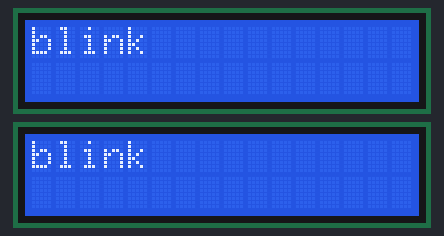
Recording of a sketch running on a simulated Arduino Uno, built with avr-gcc and run on an emulated ATmega328P. Parts: 2 × 16×2 character LCD.

Above: at 0.2 s.
At 9.2 s:
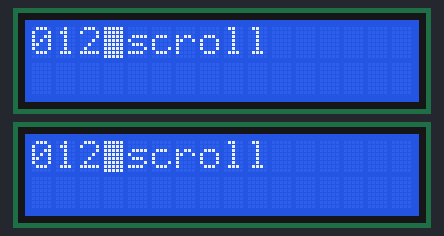
At 18.3 s:
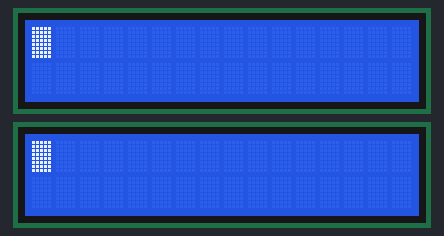
At 20.3 s:
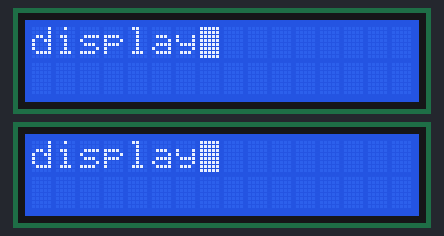
At 21.8 s:
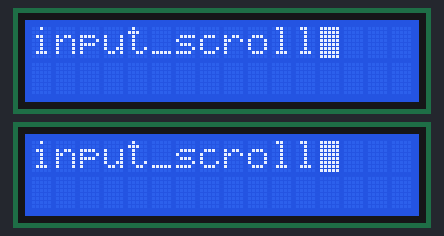
At 35.3 s:
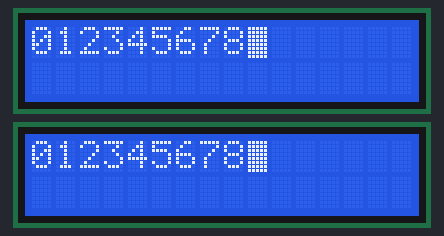

Measured:
- what the display in image 1 shows lasts 0.5 s, from 9.2 s to 9.7 s
- what the display in image 2 shows lasts 1.0 s, from 18.2 s to 19.2 s
- what the display in image 3 shows lasts 1.5 s, from 20.2 s to 21.7 s

The sketch:

lcd1602_control.ino
```cpp
/*
   LCD 1602 사용하기
   사용부품: LCD1602(기본) 1 개, LCD1602(IIC) 1 개, 저항(220 Ω) 1 개, 가변저항 1 개
   라이브러리: LiquidCrystal, LiquidCrystal_I2C (둘 다 라이브러리 관리자에서 설치)
*/

// 기본LCD 설정
#include <LiquidCrystal.h>
const int rs = 4, en = 5, d4 = 8, d5 = 9, d6 = 10, d7 = 11;
LiquidCrystal lcd(rs, en, d4, d5, d6, d7);

// IIC LCD 설정
// 핀연결: A4-SDA(DATA), A5-SCL(CLOCK)
// 화면 어둡거나 안나오는 경우 LCD 뒷면에 가변저항 조절하면 됨
#include <Wire.h>
#include <LiquidCrystal_I2C.h>
// LCD address: 0x3F OR ox27
LiquidCrystal_I2C lcd_IIC(0x27, 16, 2);

void setup() {
  Serial.begin(9600);
  // 기본LCD 시작
  lcd.begin(16, 2);
  lcd.print("hello, world!");

  // IIC LCD 시작
  lcd_IIC.init();
  lcd_IIC.backlight();
  lcd_IIC.print("hello, world!");

}

void loop() {
  lcd.clear();
  lcd_IIC.clear();
  lcd.setCursor(0, 0);
  lcd.print("blink");
  lcd_IIC.setCursor(0, 0);
  lcd_IIC.print("blink");
  delay(500);
  sample_blink();
  delay(1000);

  lcd.clear();
  lcd_IIC.clear();
  lcd.setCursor(0, 0);
  lcd.print("autoscroll");
  lcd_IIC.setCursor(0, 0);
  lcd_IIC.print("autoscroll");
  delay(500);
  sample_autoscroll();
  delay(1000);

  lcd.clear();
  lcd_IIC.clear();
  lcd.setCursor(0, 0);
  lcd.print("display");
  lcd_IIC.setCursor(0, 0);
  lcd_IIC.print("display");
  delay(500);
  sample_display();
  delay(1000);

  lcd.clear();
  lcd_IIC.clear();
  lcd.setCursor(0, 0);
  lcd.print("input_scroll");
  lcd_IIC.setCursor(0, 0);
  lcd_IIC.print("input_scroll");
  delay(500);
  input_scroll();
  delay(1000);
}

void sample_blink() {
  // 커서 안보임
  lcd.noBlink();
  lcd_IIC.noBlink();
  delay(3000);
  // 커서 깜빡임
  lcd.blink();
  lcd_IIC.blink();
  delay(3000);
}

void sample_autoscroll() {
  // 커서 위치 설정
  lcd.setCursor(0, 0);
  lcd_IIC.setCursor(0, 0);

  // lcd 출력
  for (int thisChar = 0; thisChar < 10; thisChar++) {
    lcd.print(thisChar);
    lcd_IIC.print(thisChar);
    delay(500);
  }

  // 커서 위치 설정
  lcd.setCursor(16, 1);
  lcd_IIC.setCursor(16, 1);

  // autoscroll 활성화
  lcd.autoscroll();
  lcd_IIC.autoscroll();

  // lcd 출력
  for (int thisChar = 0; thisChar < 10; thisChar++) {
    lcd.print(thisChar);
    lcd_IIC.print(thisChar);
    delay(500);
  }

  // autoscroll 비활성화
  lcd.noAutoscroll();
  lcd_IIC.noAutoscroll();

  // lcd 화면 내용 지움
  lcd.clear();
  lcd_IIC.clear();
}

void sample_display() {
  // 화면 끄기(출력된 내용을 지우는게 아님)
  lcd.noDisplay();
  lcd_IIC.noDisplay();
  delay(500);

  // 화면 켜기
  lcd.display();
  lcd_IIC.display();
  delay(500);
}

void input_scroll() {
  if (Serial.available() > 0) {
    char ch = 'H';
    int val = 135;
    String inputStr = Serial.readStringUntil('\n');

    lcd.clear();
    lcd.setCursor(0, 0);
    lcd.print(inputStr);
    lcd.setCursor(0, 1);
    lcd.print(ch);
    lcd.print(" ");
    lcd.print(val);

    lcd_IIC.clear();
    lcd_IIC.setCursor(0, 0);
    lcd_IIC.print(inputStr);
    lcd_IIC.setCursor(0, 1);
    lcd_IIC.print(ch);
    lcd_IIC.print(" ");
    lcd_IIC.print(val);

    for (int i = 0; i < 3; i++) {
      for (int positionCounter = 0; positionCounter < inputStr.length(); positionCounter++) {
        lcd.scrollDisplayLeft();
        lcd_IIC.scrollDisplayLeft();
        delay(150);
      }
      for (int positionCounter = 0; positionCounter < inputStr.length(); positionCounter++) {
        lcd.scrollDisplayRight();
        lcd_IIC.scrollDisplayRight();
        delay(150);
      }

      for (int positionCounter = 0; positionCounter < 16; positionCounter++) {
        lcd.scrollDisplayRight();
        lcd_IIC.scrollDisplayRight();
        delay(150);
      }

      for (int positionCounter = 0; positionCounter < 16; positionCounter++) {
        lcd.scrollDisplayLeft();
        lcd_IIC.scrollDisplayLeft();
        delay(150);
      }
    }
  }
}
```
